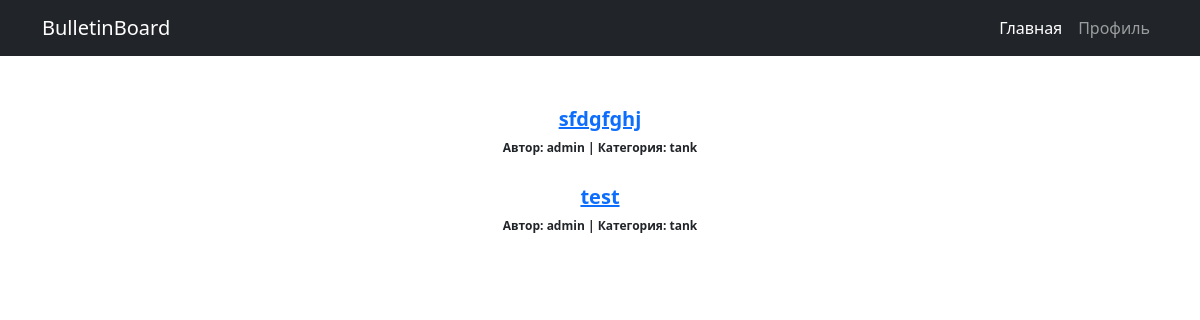
/index, run on the app's committed database.
### board/models.py (models this page shows)
class Poster(models.Model):
    CATEGORY = (
        ('tank', 'Танки'),
        ('heal', 'Хилы'),
        ('dd', 'ДД'),
        ('buyers', 'Торговцы'),
        ('gildemaster', 'Гилдмастеры'),
        ('quest', 'Квестгиверы'),
        ('smith', 'Кузнецы'),
        ('tanner', 'Кожевники'),
        ('potion', 'Зельевары'),
        ('spellmaster', 'Мастера заклинаний'),
    )
    author = models.ForeignKey(User, on_delete=models.CASCADE)
    title = models.CharField(max_length=64)
    text = RichTextUploadingField()
    category = models.CharField(max_length=12, choices=CATEGORY, default='tank')

### board/views.py (the view)
# urls.py: path('index', Index.as_view(), name='index'),
class Index(ListView):
    model = Poster
    template_name = 'index.html'
    context_object_name = 'posters'

### templates/index.html (shortened to what this page needs)
{% extends  'flatpages/default.html' %}
{% block content %}
    <br><br>
    {% if posters %}
        {% for poster in posters %}
            <a href="/poster/{{ poster.id }}" style="font-size: 20px;"><b>{{ poster.title }}</b></a><br>
            <span style="font-size: 12px;"><b>Автор:  {{ poster.author }} |
                Категория: {{ poster.category}}</b></span><br><br>
        {% endfor %}
    {% else %}
        <br><br>
        <h2>Публикаций нет!</h2>
    {% endif %}
{% endblock content %}

### data on the page
Poster: title "sfdgfghj", author "admin", category "tank"
Poster: title "test", author "admin", category "tank"
